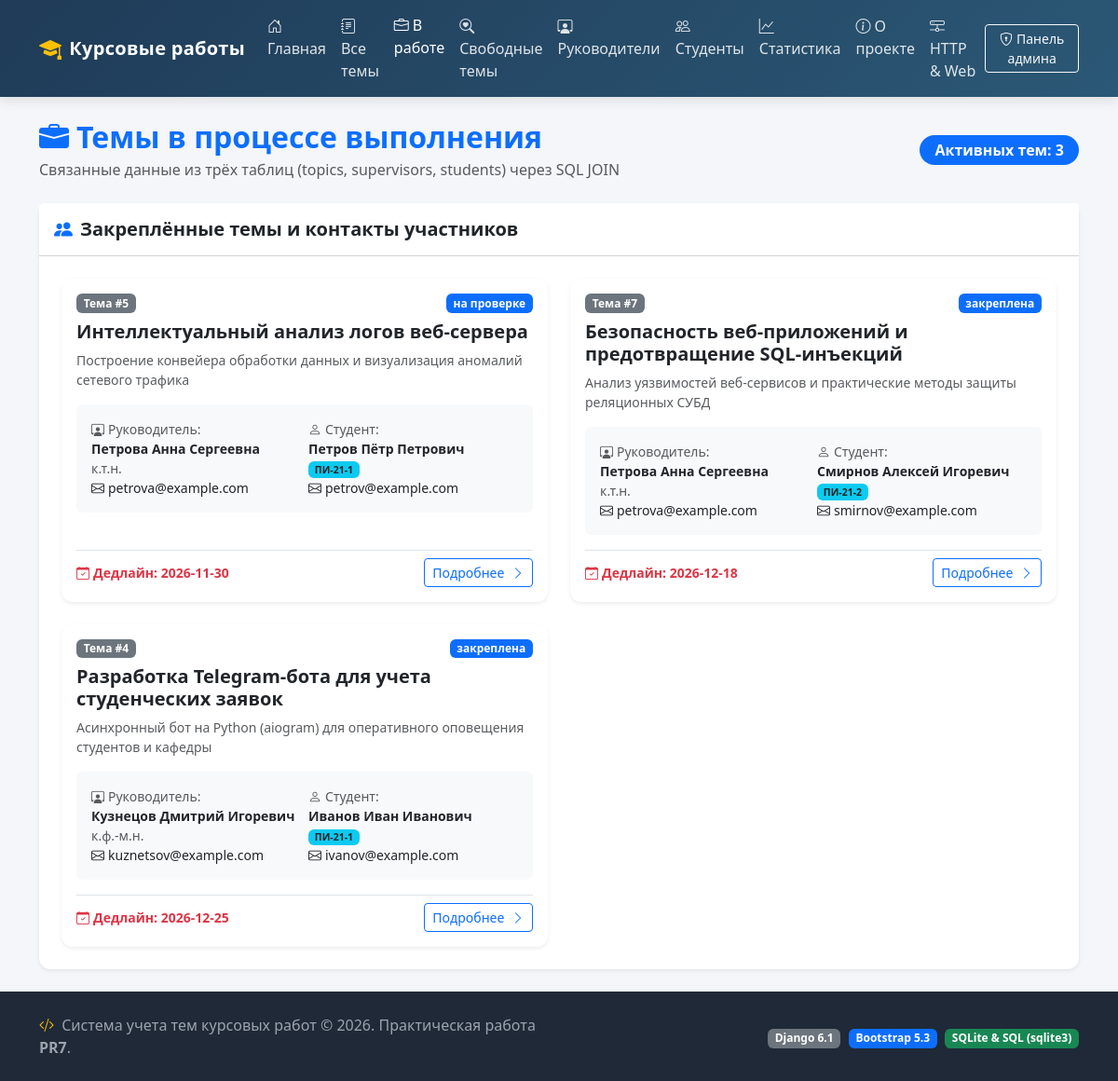
Page /coursework/active/ on the committed database.
### coursework/views.py (the view)
# urls.py: path("active/", views.active_topics, name="active_topics"),
def active_topics(request: HttpRequest) -> HttpResponse:
    conn = get_connection(DB_PATH)
    conn.row_factory = sqlite3.Row
    sql = """
        SELECT
            t.id,
            t.title,
            t.description,
            t.status,
            t.deadline,
            sv.full_name AS supervisor_name,
            sv.degree AS supervisor_degree,
            sv.email AS supervisor_email,
            s.full_name AS student_name,
            s.group_name AS student_group,
            s.email AS student_email
        FROM topics t
        JOIN supervisors sv ON t.supervisor_id = sv.id
        JOIN students s ON t.student_id = s.id
        WHERE t.status IN ('закреплена', 'на проверке')
        ORDER BY t.deadline ASC;
    """
    rows = conn.execute(sql).fetchall()
    conn.close()
    return render(
        request,
        "coursework/active_topics.html",
        {
            "title": "Активные темы в работе",
            "topics": rows,
        },
    )

### db/database.py (called while the page is built)
def get_connection(db_path: str | Path | None = None) -> sqlite3.Connection:
    target_path = str(db_path) if db_path else DB_PATH
    os.makedirs(os.path.dirname(target_path), exist_ok=True)
    conn = sqlite3.connect(target_path)
    conn.execute("PRAGMA foreign_keys = ON")
    return conn

### templates/coursework/active_topics.html (shortened to what this page needs)
{% extends "base.html" %}
{% block content %}
<div class="d-flex flex-wrap justify-content-between align-items-center mb-4 gap-3">
    <div>
        <h2 class="fw-bold mb-1 text-primary">
            <i class="bi bi-briefcase-fill me-2"></i>Темы в процессе выполнения
        </h2>
        <p class="text-muted mb-0">Связанные данные из трёх таблиц (topics, supervisors, students) через SQL JOIN</p>
    </div>
    <div>
        <span class="badge bg-primary fs-6 px-3 py-2 rounded-pill">
            Активных тем: {{ topics|length }}
        </span>
    </div>
</div>
<div class="card shadow-sm">
    <div class="card-header bg-white py-3">
        <h5 class="mb-0 fw-bold">
            <i class="bi bi-people-fill me-2 text-primary"></i>Закреплённые темы и контакты участников
        </h5>
    </div>
    <div class="card-body p-4">
        <div class="row g-4">
            {% for topic in topics %}
            <div class="col-lg-6">
                <article class="card h-100 shadow-sm border-primary-subtle p-3">
                    <div class="d-flex justify-content-between align-items-start mb-2">
                        <span class="badge bg-secondary">Тема #{{ topic.id }}</span>
                        <span class="badge bg-primary">{{ topic.status }}</span>
                    </div>
                    <h5 class="fw-bold mb-2">
                        <a href="{% url 'coursework:topic_detail' topic.id %}" class="text-decoration-none text-dark">
                            {{ topic.title }}
                        </a>
                    </h5>
                    <p class="text-muted small mb-3">
                        {{ topic.description }}
                    </p>
                    <div class="bg-light p-3 rounded mb-3">
                        <div class="row g-2 small">
                            <div class="col-sm-6">
                                <span class="text-muted d-block"><i class="bi bi-person-workspace me-1"></i>Руководитель:</span>
                                <strong>{{ topic.supervisor_name }}</strong>
                                <div class="text-muted">{{ topic.supervisor_degree }}</div>
                                <div class="text-truncate"><i class="bi bi-envelope me-1"></i>{{ topic.supervisor_email }}</div>
                            </div>
                            <div class="col-sm-6">
                                <span class="text-muted d-block"><i class="bi bi-person me-1"></i>Студент:</span>
                                <strong>{{ topic.student_name }}</strong>
                                <div class="badge bg-info text-dark">{{ topic.student_group }}</div>
                                <div class="text-truncate"><i class="bi bi-envelope me-1"></i>{{ topic.student_email }}</div>
                            </div>
                        </div>
                    </div>
                    <div class="d-flex justify-content-between align-items-center mt-auto pt-2 border-top small">
                        <span class="text-danger fw-bold">
                            <i class="bi bi-calendar-check me-1"></i>Дедлайн: {{ topic.deadline }}
                        </span>
                        <a href="{% url 'coursework:topic_detail' topic.id %}" class="btn btn-sm btn-outline-primary">
                            Подробнее <i class="bi bi-chevron-right ms-1"></i>
                        </a>
                    </div>
                </article>
            </div>
            {% empty %}
            <div class="col-12 py-5 text-center text-muted">
                <i class="bi bi-inbox fs-1 d-block mb-2 text-secondary"></i>
                <h5>Активных тем в работе не найдено</h5>
                <p class="mb-0">На данный момент нет тем со статусом «закреплена» или «на проверке».</p>
            </div>
            {% endfor %}
        </div>
    </div>
</div>
{% endblock %}

### static/css/style.css (style rules this page uses)
:root { --primary-color: #2b5876; --secondary-color: #4e4376; --accent-color: #0d6efd; --bg-light: #f8f9fa; }
body { background-color: #f4f6f9; font-family: system-ui, -apple-system, "Segoe UI", Roboto, "Helvetica Neue", Arial, sans-serif; min-height: 100vh; display: flex; flex-direction: column; }
.card { border: none; border-radius: 12px; box-shadow: 0 4px 15px rgba(0, 0, 0, 0.05); transition: transform 0.2s ease, box-shadow 0.2s ease; }

### rows in the picture
topics: id "5", status "на проверке", title "Интеллектуальный анализ логов веб-сервера", description "Построение конвейера обработки данных и визуализация аномалий сетевого трафика", supervisor_name "Петрова Анна Сергеевна", supervisor_degree "к.т.н.", supervisor_email "petrova@example.com", student_name "Петров Пётр Петрович", student_group "ПИ-21-1", student_email "petrov@example.com", deadline "2026-11-30"
topics: id "7", status "закреплена", title "Безопасность веб-приложений и предотвращение SQL-инъекций", description "Анализ уязвимостей веб-сервисов и практические методы защиты реляционных СУБД", supervisor_name "Петрова Анна Сергеевна", supervisor_degree "к.т.н.", supervisor_email "petrova@example.com", student_name "Смирнов Алексей Игоревич", student_group "ПИ-21-2", student_email "smirnov@example.com", deadline "2026-12-18"
topics: id "4", status "закреплена", title "Разработка Telegram-бота для учета студенческих заявок", description "Асинхронный бот на Python (aiogram) для оперативного оповещения студентов и кафедры", supervisor_name "Кузнецов Дмитрий Игоревич", supervisor_degree "к.ф.-м.н.", supervisor_email "kuznetsov@example.com", student_name "Иванов Иван Иванович", student_group "ПИ-21-1", student_email "ivanov@example.com", deadline "2026-12-25"

### other values in the picture
{{ topics|length }} "3"
